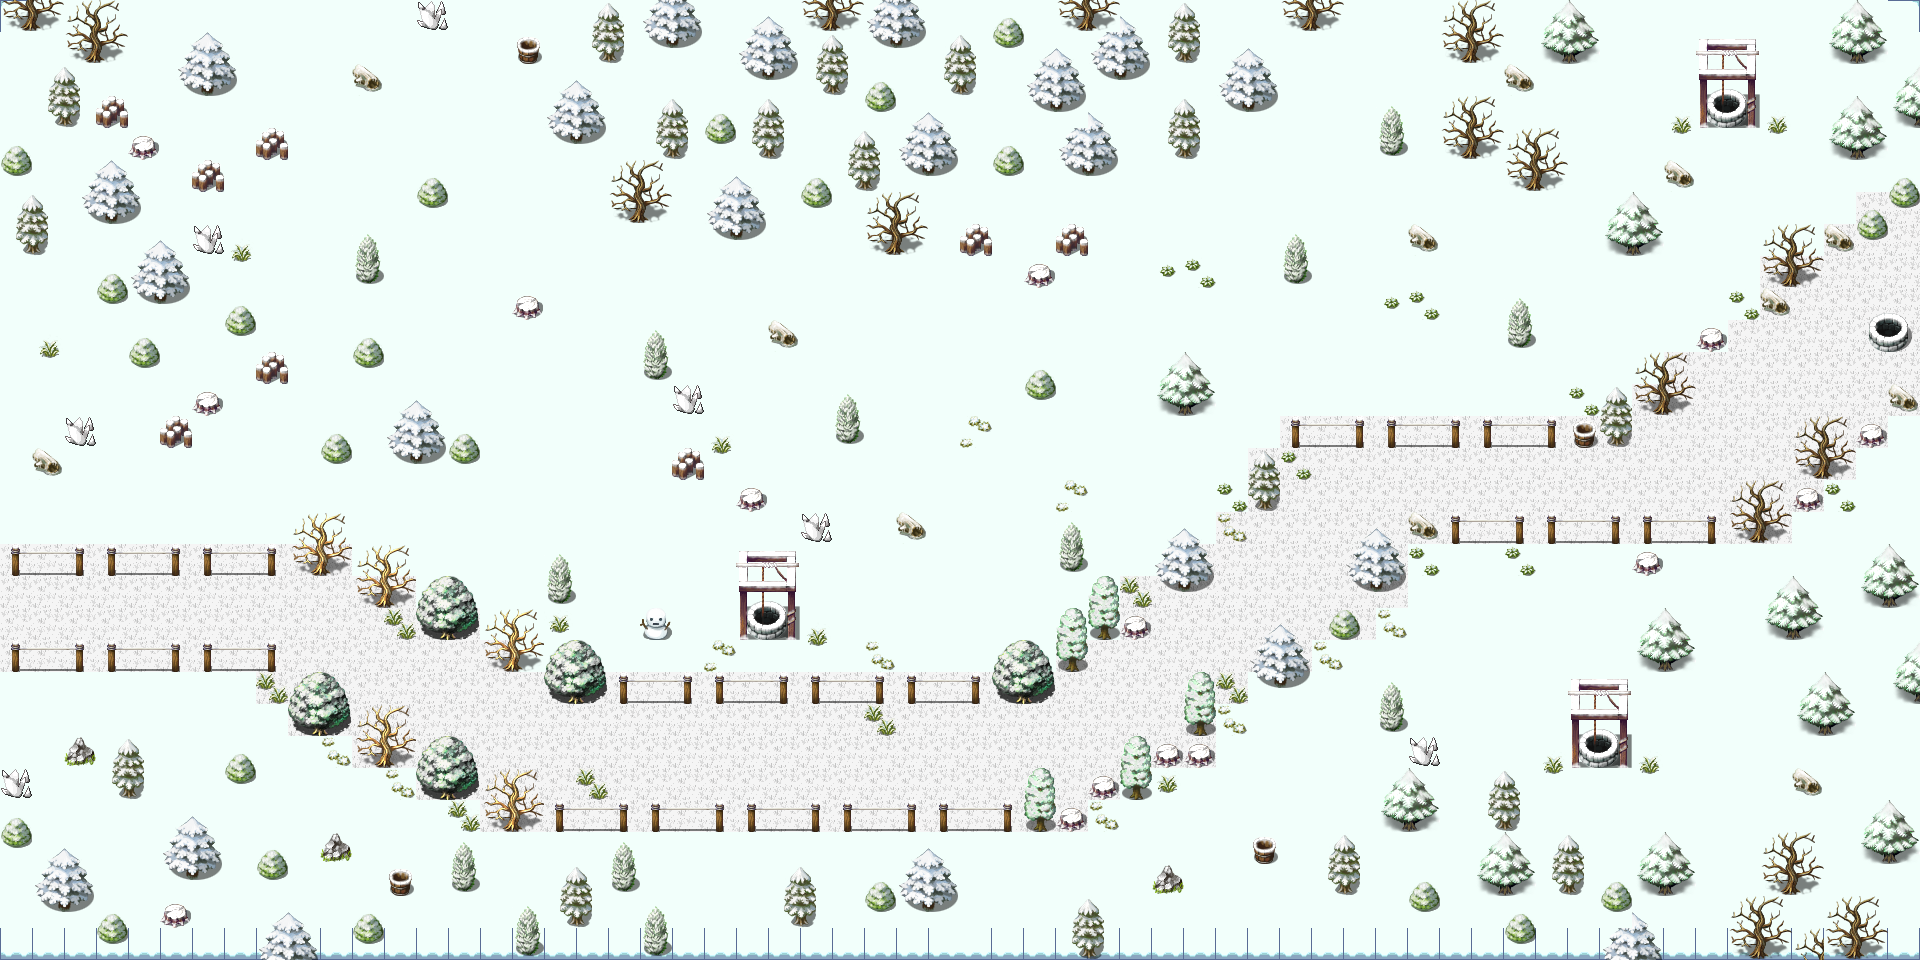

Below is a game level as drawn by its tile map, then a one-line description and the .tmx that defines it (tile-layer data replaced by summaries):
An orthogonal 60x30 tile map with 32x32 px tiles, 3 tile layers (gorundLayer, treeLayer, houseLayer), 7 tilesets and 1 object.

<map version="1.5" tiledversion="1.7.2" orientation="orthogonal" renderorder="right-down" width="60" height="30" tilewidth="32" tileheight="32" infinite="0" nextlayerid="9" nextobjectid="2">
 <editorsettings>
  <export target="world_map_01.json" format="json" />
 </editorsettings>
 <tileset firstgid="1" name="snow1" tilewidth="32" tileheight="32" tilecount="8" columns="2">
  <image source="snow1.png" width="64" height="128" />
 </tileset>
 <tileset firstgid="9" name="snow2" tilewidth="32" tileheight="32" tilecount="60" columns="10">
  <image source="snow2.png" width="320" height="192" />
 </tileset>
 <tileset firstgid="69" name="snow3" tilewidth="32" tileheight="32" tilecount="72" columns="9">
  <image source="snow3.png" width="288" height="256" />
 </tileset>
 <tileset firstgid="141" name="snowtree" tilewidth="32" tileheight="32" tilecount="48" columns="6">
  <image source="snowtree.png" width="192" height="256" />
 </tileset>
 <tileset firstgid="189" name="snowspike" tilewidth="32" tileheight="32" tilecount="1" columns="1">
  <image source="snowspike.png" width="32" height="32" />
 </tileset>
 <tileset firstgid="190" name="winter1" tilewidth="32" tileheight="32" tilecount="256" columns="16">
  <image source="winter1.png" width="512" height="512" />
 </tileset>
 <tileset firstgid="446" name="winter2" tilewidth="32" tileheight="32" tilecount="256" columns="16">
  <image source="winter2.png" width="512" height="512" />
 </tileset>
 <layer id="1" name="gorundLayer" width="60" height="30">
  <data>[1800 cells, 1800 non-empty, 11 distinct tile ids]</data>
 </layer>
 <layer id="5" name="treeLayer" width="60" height="30">
  <data>[1800 cells, 681 non-empty, 73 distinct tile ids]</data>
 </layer>
 <layer id="2" name="houseLayer" width="60" height="30">
  <data>[1800 cells, 5 non-empty, 5 distinct tile ids]</data>
 </layer>
 <objectgroup id="8" name="object">
  <object id="1" x="46.1849" y="605.946">
   <point />
  </object>
 </objectgroup>
</map>
